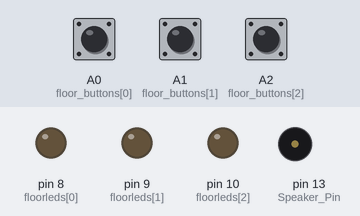
A sketch run on a simulated Arduino Uno, built with avr-gcc and run on an emulated ATmega328P. On the bench: output pins drawn as LEDs (lit = HIGH), buzzer (waves = sounding). Inputs (shaded band) come from the test bench; at power-on: A0 (floor_buttons[0]) HIGH, A1 (floor_buttons[1]) HIGH, A2 (floor_buttons[2]) LOW. Pins used as bus, display or sensor lines are not drawn.

Above: at 1.2 s.
1.3 s: A0 (floor_buttons[0]) pulled LOW for 0.15 s
At 2.3 s:
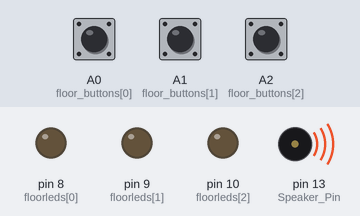
7.4 s: A1 (floor_buttons[1]) pulled LOW for 3.2 s
12.1 s: A0 (floor_buttons[0]) pulled LOW for 3.2 s
At 17.79 s:
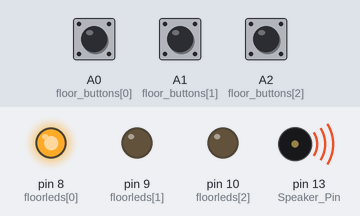
18.3 s: A0 (floor_buttons[0]) pulled LOW for 1 s
At 22.7 s:
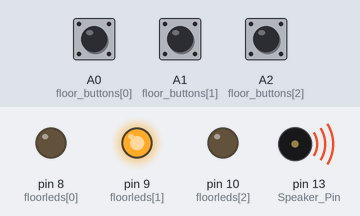
Timing chart, 0 to 23.3 s (numbered marks = the images above; inputs shaded):
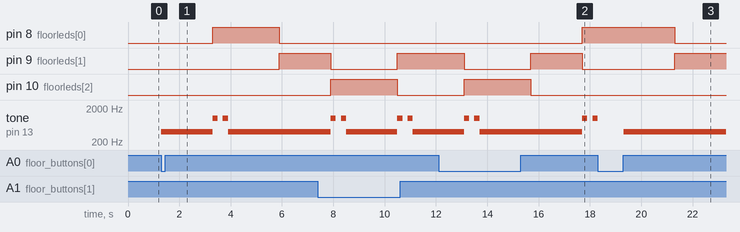

The sketch:

homework3_elevator.ino
```cpp
const int floorleds[] = {8, 9, 10}; //array of leds
const int Motion_Sensor_Pin = 11; //the led that turns on when moving like a motion sensor
const int floor_buttons[] = {A0, A1, A2}; //array of buttons
const int Speaker_Pin = 13; //elevator speaker

int currentFloor = 0; // we start on floor 0 just so that the 1st Floor led will turn on in the beginning
int targetFloor = 1;
bool elevatorMoving = false;
bool doorsClosed = true; // the elevator waits for the doors to close
bool stationaryElevator = true;
unsigned long lastButtonPressTime = 0;
const unsigned long buttonDebounceDelay = 100;
unsigned long previousMillis = 0;
const long floorChangeDelay = 2000;
const long motionLightBlinkDelay = 600;
unsigned long previousMotionLightMillis = 0;
bool motionLightOn = LOW;

void setup() {
  for (int i = 0; i < 3; i++) {
    pinMode(floorleds[i], OUTPUT);
    pinMode(floor_buttons[i], INPUT_PULLUP);
  }
  pinMode(Motion_Sensor_Pin, OUTPUT);
  pinMode(Speaker_Pin, OUTPUT);
  setFloorIndicators(currentFloor);
}

void loop() {
  unsigned long currentTime = millis();
  for (int i = 0; i < 3; i++) {
    if (digitalRead(floor_buttons[i]) == LOW && (currentTime - lastButtonPressTime) > buttonDebounceDelay) {
      lastButtonPressTime = currentTime;
      if (i + 1 != currentFloor && doorsClosed) {
        targetFloor = i + 1; //we start the elevator and go to the next floor
        if (!elevatorMoving) {
          startElevator();
        }
      }
    }
  }

  if (elevatorMoving) {
    if (currentFloor == targetFloor) {
      stopElevator(); //we reached the destionation
    } else {
      buzzSpeaker(400); //make a sound when moving
      setFloorIndicators(currentFloor); //turn on the corresponding led
      stationaryElevator = false;
      blinkMotionLight(); //make the motion led blink
    }
  } else {
    digitalWrite(Motion_Sensor_Pin, LOW);
    if (stationaryElevator) {
      setFloorIndicators(currentFloor);
    }
  }
}

void startElevator() {
  elevatorMoving = true;
  doorsClosed = false;
  digitalWrite(Motion_Sensor_Pin, HIGH);
  digitalWrite(floorleds[currentFloor - 1], LOW);

  unsigned long prevMillis = millis();
  unsigned long changeDelay = 2000;

  while (currentFloor != targetFloor) {
    unsigned long currentTime = millis();
    if (currentFloor < targetFloor and (currentTime - prevMillis) >= changeDelay) {
      currentFloor++;//we go up a floor
      prevMillis = currentTime;
    } else if (currentFloor > targetFloor and (currentTime - prevMillis) >= changeDelay) {
      currentFloor--;//we go down a floor
      prevMillis = currentTime;
    }
    setFloorIndicators(currentFloor);
    buzzSpeaker(400);
    blinkMotionLight();
  }
  emitSound(1000);
  stopElevator();
}

void stopElevator() {
  digitalWrite(Motion_Sensor_Pin, LOW);
  elevatorMoving = false;
  doorsClosed = true;
  targetFloor = currentFloor;
  stationaryElevator = true;
  digitalWrite(floorleds[currentFloor - 1], HIGH);
}

void setFloorIndicators(int floor) {
  for (int i = 0; i < 3; i++) {
    if (i == floor - 1) {
      digitalWrite(floorleds[i], HIGH);
    } else {
      digitalWrite(floorleds[i], LOW);
    }
  }
}

void buzzSpeaker(int frequency) {
  tone(Speaker_Pin, frequency);
}

void emitSound(int frequency) {
  unsigned long currentTime = millis();
  unsigned long soundStartTime = currentTime;
  unsigned long soundDuration = 200;
  unsigned long pauseDuration = 200;
  unsigned long doorsClosingDuration = 200;
  buzzSpeaker(frequency);
  while (currentTime - soundStartTime < soundDuration) {
    currentTime = millis();
  }
  noTone(Speaker_Pin);
  soundStartTime = currentTime;
  while (currentTime - soundStartTime < pauseDuration) {
    currentTime = millis();
  }
  buzzSpeaker(1000);
  soundStartTime = currentTime;
  while (currentTime - soundStartTime < doorsClosingDuration) {
    currentTime = millis();
  }
  noTone(Speaker_Pin);
}

void blinkMotionLight() {
  unsigned long currentTime = millis();
  if (currentTime - previousMotionLightMillis >= motionLightBlinkDelay) {
    previousMotionLightMillis = currentTime;
    motionLightOn = (motionLightOn == LOW) ? HIGH : LOW;
    digitalWrite(Motion_Sensor_Pin, motionLightOn);
  }
}
```

Measured:
- after the input at 1.3 s, pin 8 (floorleds[0]): LOW → HIGH after 2.0 s, → LOW 2.6 s later; pin 9 (floorleds[1]): LOW → HIGH after 4.6 s; tone on pin 13 (Speaker_Pin): plays 400 Hz for 2.0 s, 1000 Hz for 0.20 s, 1000 Hz for 0.20 s, 400 Hz for 3.5 s, starting at once
- after the input at 12.1 s, pin 8 (floorleds[0]): LOW → HIGH after 5.6 s
- after the input at 18.3 s, pin 8 (floorleds[0]): HIGH → LOW after 3.0 s instead of 2.0 s; pin 10 (floorleds[2]): stays LOW (without the input it goes to HIGH after 4.0 s)
